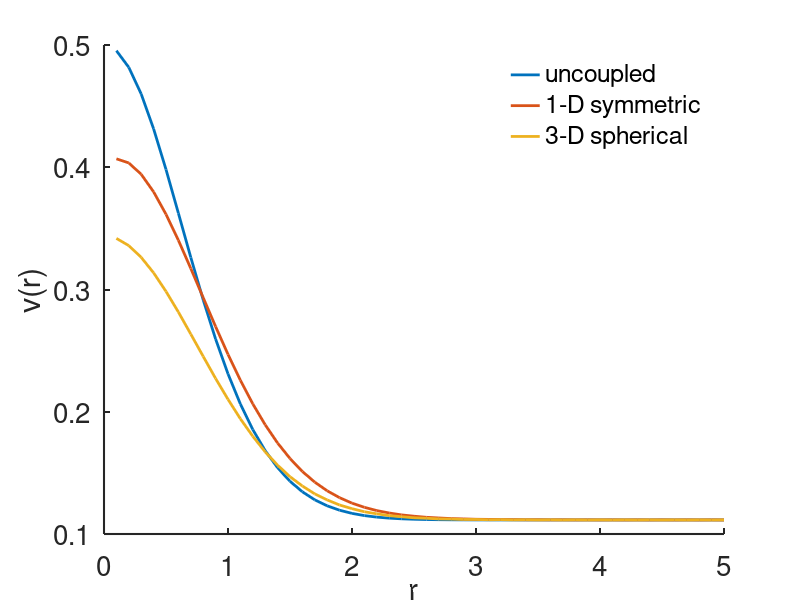
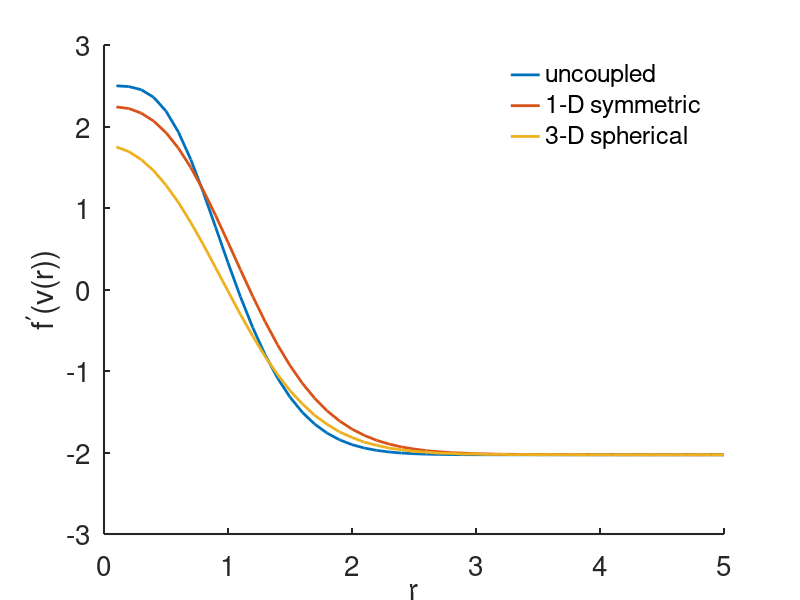

The MATLAB script that drew these images, in order:
% ectopic focus oscillations
function ectopy

clear
set(0,                           ...
   'defaultaxesfontsize', 20,   ...
   'defaultaxeslinewidth', 1.5, ...
   'defaultlinelinewidth', 2.0)
global alps gam Dscal A x 
% parameters
 
gam = 0.1;
alf =0.15;
b = 0.5;
scale =  1.;
N=50; % number of interior grid points
L = 5; % length of the domain 

dx = L/(N);
x=[1:N]'*dx;
alps=alf +(b-alf)*(exp(-(x/scale).^2));
Dlist = [0;1];
for j = 1: length(Dlist)
    Dl = Dlist(j);
 
Dscal = Dl/dx^2;
A = -2*diag(ones(N,1)) + diag([2;ones(N-2,1)],1) + diag([ ones(N-2,1);2],-1);
 
V0=alps;
tstep =  1;
t_end = 10;

tspan = [0:tstep:t_end];

s0 = [V0 ];

[T,S] = ode23(@deRHS,tspan, s0, odeset('maxstep',1));  
 u = S(end,:);

 
    figure(1)
    plot(x, u )
 hold on
 
figure(2)
plot(x,fp(u))
hold on

% find the eigenvalues
Amat=Dscal*A+diag(fp(u));
max(eig(Amat))
end

% Now the spherical case
A =  diag([-2*ones(N-1,1);-2+2*dx/L]) + diag([ ones(N-1,1)],1) + diag([ ones(N-2,1);2],-1);
 
V0=alps;
tstep = 1;
t_end = 10;

tspan = [0:tstep:t_end];

s0 = [V0 ];

[T,S] = ode23(@deRHSspher,tspan, s0, odeset('maxstep',1));  
 u = S(end,:);
 
    figure(1)
    plot(x, u./x' )
    legend('boxoff')
    legend('uncoupled','1-D symmetric' ,'3-D spherical')
   box off
  xlabel('r')
ylabel('v(r)')
hold off
figure(2)
plot(x,fp(u./x'))
 legend('boxoff')
    legend('uncoupled','1-D symmetric' ,'3-D spherical')
   box off
  xlabel('r')
ylabel('f^{\prime}(v(r))')
hold off

% find the eigenvalues
Amat=Dscal*A+diag(fp(u./x'));
max(eig(Amat))
end
%%%%%%%%%%%%%%%%%%%%%%%%%%%%%
%the right hand side for ode simulation:
function s_prime=deRHS(t,u)
global Dscal   A 
 
 s_prime= Dscal*A*u +  f(u);
end 
%%%%%%%%%%%%%%%%%%%%%%%%%%%%%
%the right hand side for ode simulation:
function s_prime=deRHSspher(t,u)
global Dscal   A  x 
 
 s_prime= Dscal*A*u + x.*f(u./x);
end 
%%%%%%%%%%%%%%%%%%%%%%%%%%%%%%%
function out = f(u)
global gam alps 
 w=(u-alps)/gam;
out = 10*u.*(1-u).*(u-0.5) -w ;
end

%%%%%%%%%%%%%%%%%%%%%%%%%%%%%%
function out = fp(u)
out = 10*(-3.*u.^2 + 3.*u -0.5);

end
